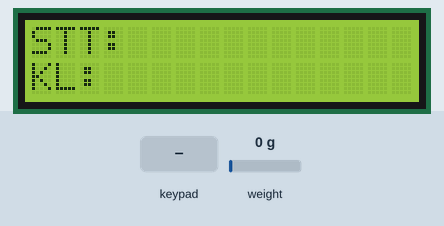
Recording of a sketch running on a simulated ESP32. Parts: 16×2 character LCD. Inputs (shaded band) come from the test bench; at power-on: weight on the scale 0 g. WiFi joins after 1.5 s; servers stay silent unless stated; uploads are accepted with an empty reply; EEPROM starts erased; what the sketch prints to the serial monitor is not drawn.

Above: at 6.3 s.
6.4 s: keypad keys 1 2 3 3 2 5 2 7 * pressed 1.439 s apart
At 18.11 s:
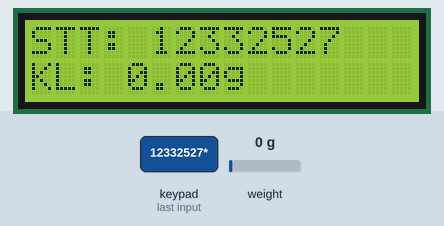
20.8 s: key '2' pressed
At 22.5 s:
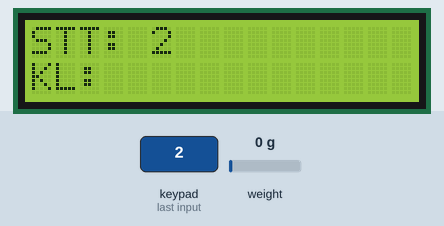
22.8 s: key '*' pressed
At 22.99 s:
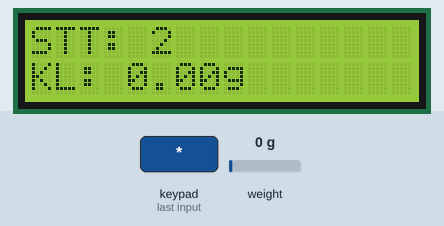
24.6 s: keypad keys 1 4 1 3 2 6 * pressed 1.439 s apart
At 28.3 s:
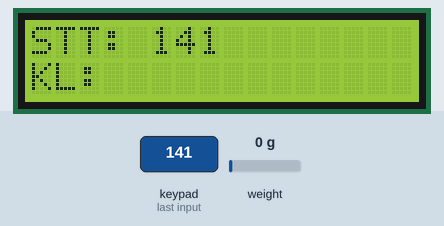
Timing chart, 0 to 29.8 s (numbered marks = the images above; inputs shaded):
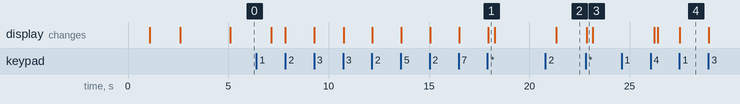

The sketch:

LoadCell_Lite.ino
```cpp
#include <WiFi.h>
#include <HTTPClient.h>
#include "HX711.h"
#include <Preferences.h>
#include <Keypad.h>
#include <LiquidCrystal_I2C.h>


const char* ssid = "1PHNAD";
const char* password = "Hongbietmk";
String gasScriptUrl = "https://script.google.com/macros/s/AKfycbwKCNZVdUqWfXZL6EfJU5hmg7kAKgEILDJeH6XIEnzoV2xw1oe2zEw0EAQG6PzWC3Fk/exec";


#define LOADCELL_DOUT_PIN 5
#define LOADCELL_SCK_PIN 18
#define ROW_NUM 4
#define COLUMN_NUM 3
char keys[ROW_NUM][COLUMN_NUM] = {
  {'1', '2', '3'}, {'4', '5', '6'}, {'7', '8', '9'}, {'*', '0', '#'}
};
byte pin_rows[ROW_NUM] = {12, 33, 25, 27};
byte pin_column[COLUMN_NUM] = {14, 13, 26};


HX711 LOADCELL_HX711;
Preferences preferences;
Keypad keypad = Keypad(makeKeymap(keys), pin_rows, pin_column, ROW_NUM, COLUMN_NUM);
LiquidCrystal_I2C lcd(0x27, 16, 2);


struct DataPacket {
  char stt[16];
  float khoiluong;
};
QueueHandle_t dataQueue;


void sendDataToGoogleSheet(String stt, float khoiluong) {
  if (WiFi.status() != WL_CONNECTED) {
    Serial.println("Loi ket noi WiFi, huy bo gui.");
    return;
  }

  HTTPClient http;
  String url = gasScriptUrl + "?stt=" + stt + "&khoiluong=" + String(khoiluong, 2);
  Serial.print("Dang gui yeu cau den URL: "); Serial.println(url);

  http.begin(url.c_str());
  http.setFollowRedirects(HTTPC_STRICT_FOLLOW_REDIRECTS);
  int httpResponseCode = http.GET();

  if (httpResponseCode > 0) {
    Serial.printf("[HTTP] GET... code: %d\n", httpResponseCode);
  } else {
    Serial.printf("[HTTP] GET... that bai, loi: %s\n", http.errorToString(httpResponseCode).c_str());
  }
  http.end();
}


void taskGuiDuLieu(void *parameter) {
  Serial.println("Task Gui Du Lieu da khoi chay.");
  DataPacket receivedPacket;

  for (;;) {
    // Chờ nhận dữ liệu từ hàng đợi
    if (xQueueReceive(dataQueue, &receivedPacket, portMAX_DELAY) == pdPASS) {
      // Khi nhận được, chỉ gọi hàm gửi đi. KHÔNG làm gì với LCD.
      Serial.printf("Nhan duoc goi tin. Gui: STT %s, KL %.2f\n", receivedPacket.stt, receivedPacket.khoiluong);
      sendDataToGoogleSheet(String(receivedPacket.stt), receivedPacket.khoiluong);
    }
  }
}


void taskNhanDuLieu(void *parameter) {
  Serial.println("Task Nhan Du Lieu da khoi chay.");
  float weight_In_g = 0;
  String inputSTT = "";
  bool isPaused = false;
  bool isNewCycle = true;
  unsigned long lastReadTime = 0;
  const long readInterval = 300;

  for(;;) {
      unsigned long currentTime = millis();
      if (!isPaused && currentTime - lastReadTime >= readInterval) {
        if (LOADCELL_HX711.is_ready()) {
          weight_In_g = LOADCELL_HX711.get_units(10);
          if (weight_In_g < 1) weight_In_g = 0;
        }
        lastReadTime = currentTime;
      }

      char key = keypad.getKey();
      if (key) {
        isPaused = true;
        if (!isNewCycle) {
          isNewCycle = true; inputSTT = "";
          lcd.clear(); lcd.setCursor(0, 0); lcd.print("STT: ");
          lcd.setCursor(0, 1); lcd.print("KL: ");
        }

        if (key >= '0' && key <= '9') {
          if(inputSTT.length() < 15) {
             inputSTT += key;
          }
          lcd.setCursor(5, 0); lcd.print(inputSTT);
        }
        else if (key == '#') {
          if (inputSTT.length() > 0) {
            inputSTT.remove(inputSTT.length() - 1);
            lcd.setCursor(0, 0); lcd.print("STT:               ");
            lcd.setCursor(5, 0); lcd.print(inputSTT);
          }
        }
        else if (key == '*') {
          if (inputSTT.length() > 0) {
            DataPacket packetToSend;
            packetToSend.khoiluong = round(weight_In_g);
            inputSTT.toCharArray(packetToSend.stt, 16);

            if (xQueueSend(dataQueue, &packetToSend, (TickType_t) 10) != pdPASS) {
                Serial.println("Loi: Hang doi day.");
            }

            // Hiển thị khối lượng cuối cùng
            lcd.setCursor(0, 1);
            lcd.print("KL:                ");
            lcd.setCursor(4, 1);
            lcd.print(String(packetToSend.khoiluong) + "g");
            vTaskDelay(pdMS_TO_TICKS(300));

            // Reset màn hình ngay lập tức để người dùng nhập tiếp
            isNewCycle = false; isPaused = false;
            lcd.clear(); lcd.setCursor(0, 0); lcd.print("STT: ");
            lcd.setCursor(0, 1); lcd.print("KL: ");
            inputSTT = "";
          }
        }
      }
      vTaskDelay(pdMS_TO_TICKS(20));
  }
}


void setup() {
  Serial.begin(115200);
  delay(1000);

  lcd.init();
  lcd.backlight();
  lcd.setCursor(0, 0);
  lcd.print("Ket noi WiFi...");

  WiFi.begin(ssid, password);
  int retries = 20;
  while (WiFi.status() != WL_CONNECTED && retries > 0) {
    delay(500); Serial.print(".");
    retries--;
  }

  if (WiFi.status() != WL_CONNECTED){
      lcd.clear(); lcd.print("Loi WiFi!");
      while(1);
  }

  Serial.println("\nDa ket noi WiFi!");
  lcd.clear(); lcd.print("Da ket noi!"); delay(1500);

  LOADCELL_HX711.begin(LOADCELL_DOUT_PIN, LOADCELL_SCK_PIN);
  preferences.begin("CF", false);
  float LOAD_CALIBRATION_FACTOR = preferences.getFloat("CFVal", 420.0);
  LOADCELL_HX711.set_scale(LOAD_CALIBRATION_FACTOR);
  LOADCELL_HX711.tare();

  lcd.clear(); lcd.setCursor(0, 0); lcd.print("STT: ");
  lcd.setCursor(0, 1); lcd.print("KL: ");

  dataQueue = xQueueCreate(10, sizeof(DataPacket));

  if (dataQueue == NULL) {
    Serial.println("Loi tao hang doi!");
    while(1);
  }

  xTaskCreatePinnedToCore(
    taskNhanDuLieu, "NhanDuLieu",
    4096, NULL, 1, NULL, 0);

  xTaskCreatePinnedToCore(
    taskGuiDuLieu, "GuiDuLieu",
    8192, NULL, 1, NULL, 1);
}

void loop() {
  vTaskDelay(pdMS_TO_TICKS(100));
}
```

Measured:
- after the input at 6.4 s, the display: first changes after 0.73 s (image 1 shows a later state)
- after the input at 20.8 s, the display: changes after 0.54 s (image 2)
- after the input at 22.8 s, the display: changes after 0.05 s (image 3)
- after the input at 24.6 s, the display: first changes after 1.6 s (image 4 shows a later state)
